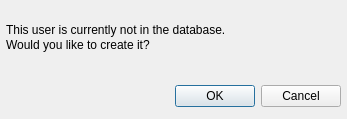
<?xml version="1.0" encoding="UTF-8"?>
<ui version="4.0">
 <class>Dialog</class>
 <widget class="QDialog" name="Dialog">
  <property name="geometry">
   <rect>
    <x>0</x>
    <y>0</y>
    <width>347</width>
    <height>119</height>
   </rect>
  </property>
  <property name="windowTitle">
   <string>BOE</string>
  </property>
  <widget class="QDialogButtonBox" name="buttonBox">
   <property name="geometry">
    <rect>
     <x>0</x>
     <y>80</y>
     <width>341</width>
     <height>32</height>
    </rect>
   </property>
   <property name="orientation">
    <enum>Qt::Horizontal</enum>
   </property>
   <property name="standardButtons">
    <set>QDialogButtonBox::Cancel|QDialogButtonBox::Ok</set>
   </property>
  </widget>
  <widget class="QLabel" name="label">
   <property name="geometry">
    <rect>
     <x>6</x>
     <y>14</y>
     <width>311</width>
     <height>31</height>
    </rect>
   </property>
   <property name="text">
    <string>This user is currently not in the database.</string>
   </property>
  </widget>
  <widget class="QLabel" name="label_2">
   <property name="geometry">
    <rect>
     <x>6</x>
     <y>24</y>
     <width>261</width>
     <height>41</height>
    </rect>
   </property>
   <property name="text">
    <string>Would you like to create it?</string>
   </property>
  </widget>
 </widget>
 <resources/>
 <connections>
  <connection>
   <sender>buttonBox</sender>
   <signal>accepted()</signal>
   <receiver>Dialog</receiver>
   <slot>accept()</slot>
   <hints>
    <hint type="sourcelabel">
     <x>248</x>
     <y>254</y>
    </hint>
    <hint type="destinationlabel">
     <x>157</x>
     <y>274</y>
    </hint>
   </hints>
  </connection>
  <connection>
   <sender>buttonBox</sender>
   <signal>rejected()</signal>
   <receiver>Dialog</receiver>
   <slot>reject()</slot>
   <hints>
    <hint type="sourcelabel">
     <x>316</x>
     <y>260</y>
    </hint>
    <hint type="destinationlabel">
     <x>286</x>
     <y>274</y>
    </hint>
   </hints>
  </connection>
 </connections>
</ui>
